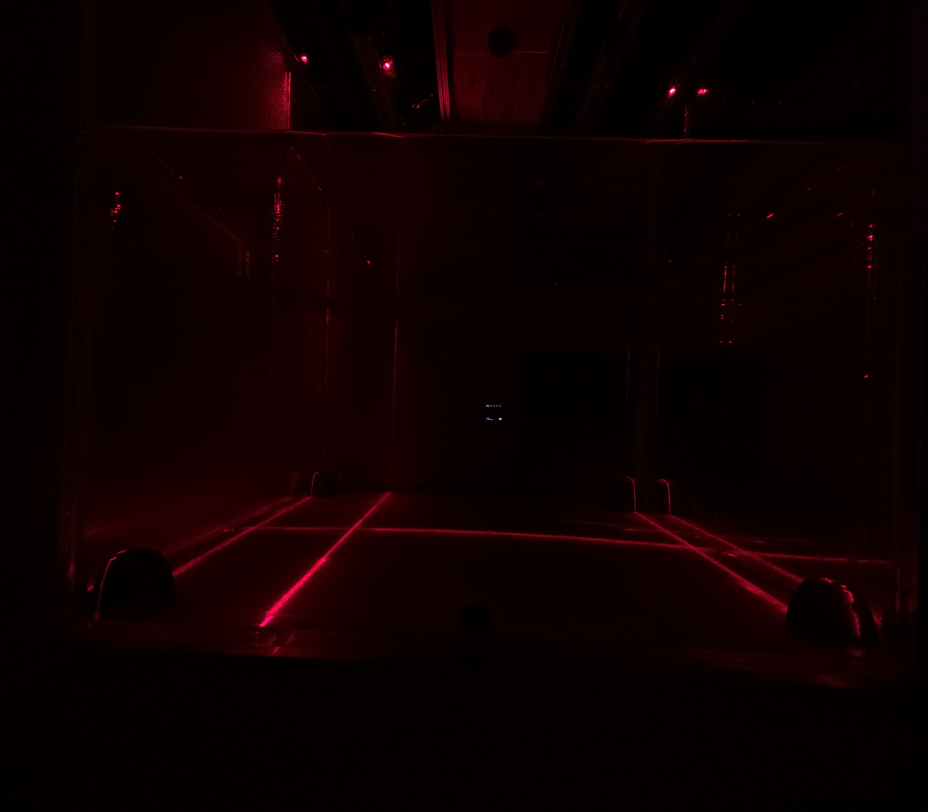
#> input picture GP011281.JPG, 5568 x 4872 px, found by its file name (shown at 1/6 size)
$ python Cam_calib.py
#> lines starting #> are read from the running program, lines starting #| are printed output that depends on the picture
"""
GoPro Hero 13 – Manuelle Entzerrung (Linear-Modus, 4K)
=======================================================
Öffnet ein Bild und zeigt Schieberegler, mit denen du die
Verzerrungskoeffizienten (k1, k2, k3, p1, p2) live anpassen kannst.
Wenn das Ergebnis passt: Taste 's' → speichert das entzerrte Bild.
Taste 'q' oder ESC → beendet das Programm.

Nutzung in PyCharm:
    1. Passe IMAGE_PATH unten an (Pfad zu deinem GoPro-Foto).
    2. Starte das Skript.
    3. Schieberegler bewegen, bis gerade Linien im Bild wirklich gerade sind.
    4. 's' drücken zum Speichern, 'p' zum Drucken der aktuellen Parameter.

Tipp: Nimm ein Foto auf, das gerade Linien enthält (Türrahmen, Fliesen,
      Lineal, Tischkante), damit du die Verzerrung gut beurteilen kannst.
"""

import cv2
import numpy as np
import sys
import os

# ============================================================
# KONFIGURATION – hier anpassen
# ============================================================
IMAGE_PATH = r"C:\Users\PCUser\PycharmProjects\Crater\GP011281.JPG"  # <-- Pfad zu deinem GoPro-Foto

# Bildauflösung (wird automatisch erkannt, aber hier als Fallback)
IMG_W = 3840
IMG_H = 2160

# Startwerte für die Verzerrungskoeffizienten
# (gute Ausgangswerte für GoPro Hero 13 im Linear-Modus bei 4K)
# k1: Hauptverzerrung (negativ = tonnenförmig, positiv = kissenförmig)
# k2: Feinkorrektur höherer Ordnung
# k3: noch feinere Korrektur
# p1, p2: tangentiale Verzerrung (meist nahe 0)
INITIAL_K1 = -0.12   # Typischer Startwert für Linear-Modus
INITIAL_K2 = 0.02
INITIAL_K3 = 0.0
INITIAL_P1 = 0.0
INITIAL_P2 = 0.0

# Skalierung der Vorschau (4K ist zu groß für die meisten Monitore)
PREVIEW_SCALE = 0.35  # 35% → ca. 1344x756

# ============================================================
# SCHIEBEREGLER-KONFIGURATION
# ============================================================
# Schieberegler gehen von 0–2000, Mitte (1000) = 0.0
# Bereich: k1 von -0.50 bis +0.50
#           k2 von -0.20 bis +0.20
#           k3 von -0.10 bis +0.10
#           p1, p2 von -0.01 bis +0.01

SLIDER_CENTER = 1000
SLIDER_MAX = 2000

K1_RANGE = 0.50   # ±0.50
K2_RANGE = 0.20   # ±0.20
K3_RANGE = 0.10   # ±0.10
P_RANGE = 0.01    # ±0.01


def slider_to_value(slider_val, value_range):
    """Wandelt Schieberegler-Position (0–2000) in Float-Wert um."""
    return (slider_val - SLIDER_CENTER) / SLIDER_CENTER * value_range


def value_to_slider(value, value_range):
    """Wandelt Float-Wert in Schieberegler-Position um."""
    return int(SLIDER_CENTER + (value / value_range) * SLIDER_CENTER)


def undistort_image(img, k1, k2, k3, p1, p2):
    """Entzerrt das Bild mit den gegebenen Koeffizienten."""
    h, w = img.shape[:2]

    # Kameramatrix: Brennweite geschätzt für 4K GoPro Linear-Modus
    # fx ≈ fy ≈ Bildbreite (typisch für ~80° FOV nach Linear-Korrektur)
    fx = w * 0.85
    fy = fx
    cx = w / 2.0
    cy = h / 2.0

    camera_matrix = np.array([
        [fx,  0, cx],
        [ 0, fy, cy],
        [ 0,  0,  1]
    ], dtype=np.float64)

    dist_coeffs = np.array([k1, k2, p1, p2, k3], dtype=np.float64)

    # Optimale neue Kameramatrix (alpha=1 behält alle Pixel)
    new_camera_matrix, roi = cv2.getOptimalNewCameraMatrix(
        camera_matrix, dist_coeffs, (w, h), alpha=0.5
    )

    # Entzerren
    undistorted = cv2.undistort(img, camera_matrix, dist_coeffs, None, new_camera_matrix)

    # Optional: Auf ROI zuschneiden (entfernt schwarze Ränder)
    # x, y, rw, rh = roi
    # if rw > 0 and rh > 0:
    #     undistorted = undistorted[y:y+rh, x:x+rw]

    return undistorted


def draw_grid_overlay(img, step=100, color=(0, 255, 0), alpha=0.3):
    """Zeichnet ein Hilfsraster über das Bild (zum Prüfen gerader Linien)."""
    overlay = img.copy()
    h, w = img.shape[:2]
    for x in range(0, w, step):
        cv2.line(overlay, (x, 0), (x, h), color, 1)
    for y in range(0, h, step):
        cv2.line(overlay, (0, y), (w, y), color, 1)
    return cv2.addWeighted(overlay, alpha, img, 1 - alpha, 0)


def nothing(x):
    """Dummy-Callback für Trackbars."""
    pass


def main():
    # Bild laden
    if len(sys.argv) > 1:
        image_path = sys.argv[1]
    else:
        image_path = IMAGE_PATH

    if not os.path.exists(image_path):
        print(f"FEHLER: Bild nicht gefunden: {image_path}")
        print(f"Bitte passe IMAGE_PATH im Skript an oder übergib den Pfad als Argument:")
        print(f"  python gopro_undistort.py pfad/zum/bild.jpg")
        sys.exit(1)

    print(f"Lade Bild: {image_path}")
    img = cv2.imread(image_path)
#> img is the input picture: shape (4872, 5568, 3); mean B, G, R 0.9, 0.4, 13.3
    if img is None:
        print("FEHLER: Bild konnte nicht geladen werden.")
        sys.exit(1)

    h, w = img.shape[:2]
#> h = 4872; w = 5568
    print(f"Bildgröße: {w}x{h}")
#| Bildgröße: 5568x4872

    # Fenster erstellen
    window_name = "GoPro Entzerrung (s=Speichern, g=Gitter, p=Parameter, q=Beenden)"
    cv2.namedWindow(window_name, cv2.WINDOW_NORMAL)

    preview_w = int(w * PREVIEW_SCALE)
#> preview_w = 1948
    preview_h = int(h * PREVIEW_SCALE)
#> preview_h = 1705
    cv2.resizeWindow(window_name, preview_w, preview_h + 200)

    # Schieberegler erstellen
    cv2.createTrackbar("k1", window_name, value_to_slider(INITIAL_K1, K1_RANGE), SLIDER_MAX, nothing)
    cv2.createTrackbar("k2", window_name, value_to_slider(INITIAL_K2, K2_RANGE), SLIDER_MAX, nothing)
    cv2.createTrackbar("k3", window_name, value_to_slider(INITIAL_K3, K3_RANGE), SLIDER_MAX, nothing)
    cv2.createTrackbar("p1", window_name, value_to_slider(INITIAL_P1, P_RANGE), SLIDER_MAX, nothing)
    cv2.createTrackbar("p2", window_name, value_to_slider(INITIAL_P2, P_RANGE), SLIDER_MAX, nothing)

    show_grid = False

    print("\n=== STEUERUNG ===")
    print("  Schieberegler: Verzerrungsparameter anpassen")
    print("  g: Hilfsraster ein/aus")
    print("  s: Entzerrtes Bild speichern (volle Auflösung)")
    print("  p: Aktuelle Parameter in Konsole drucken")
    print("  r: Auf Startwerte zurücksetzen")
    print("  q/ESC: Beenden\n")

    while True:
        # Parameter von Schiebereglern lesen
        k1 = slider_to_value(cv2.getTrackbarPos("k1", window_name), K1_RANGE)
        k2 = slider_to_value(cv2.getTrackbarPos("k2", window_name), K2_RANGE)
        k3 = slider_to_value(cv2.getTrackbarPos("k3", window_name), K3_RANGE)
        p1 = slider_to_value(cv2.getTrackbarPos("p1", window_name), P_RANGE)
        p2 = slider_to_value(cv2.getTrackbarPos("p2", window_name), P_RANGE)

        # Entzerren
        result = undistort_image(img, k1, k2, k3, p1, p2)
#> in undistort_image, `undistorted = cv2.undistort(img, camera_matrix, dist_coeffs, None, new..`:
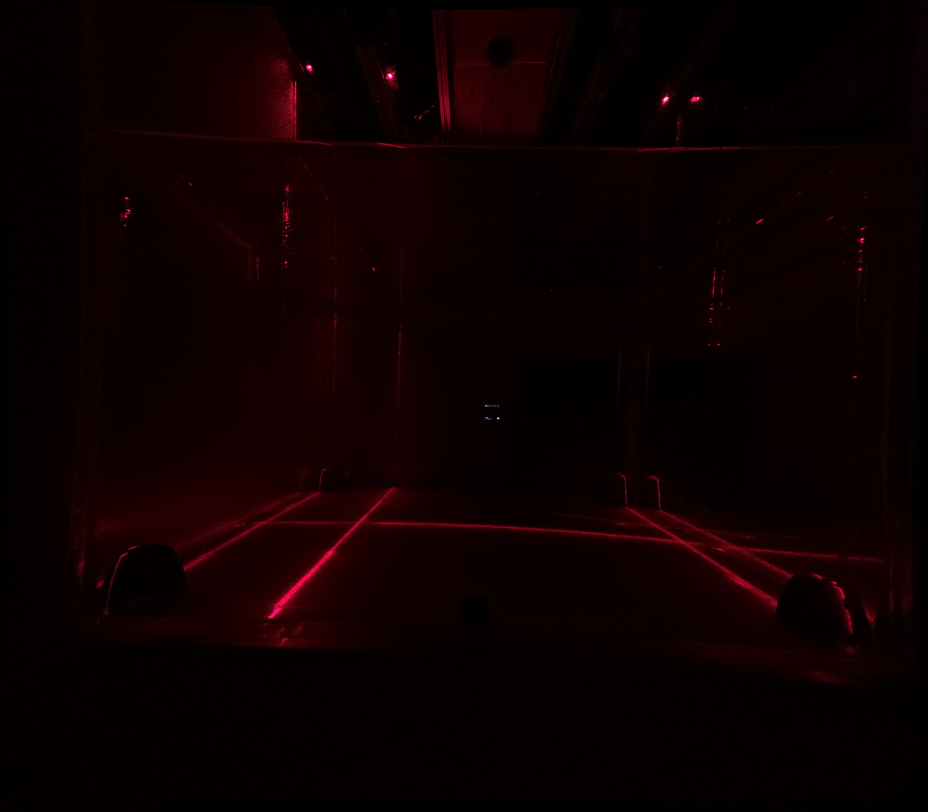
#> undistorted: shape (4872, 5568, 3) (shown at 1/6 size); mean B, G, R 0.9, 0.4, 12.8

        # Vorschau skalieren
        preview = cv2.resize(result, (preview_w, preview_h))

        # Gitter anzeigen
        if show_grid:
            grid_step = int(80 * PREVIEW_SCALE)
            preview = draw_grid_overlay(preview, step=max(grid_step, 30))

        # Parameterwerte als Text einblenden
        info = f"k1={k1:.4f}  k2={k2:.4f}  k3={k3:.4f}  p1={p1:.5f}  p2={p2:.5f}"
        cv2.putText(preview, info, (10, 25), cv2.FONT_HERSHEY_SIMPLEX, 0.5, (0, 255, 0), 1)
#> preview: shape (1705, 1948, 3); mean B, G, R 0.8, 0.5, 12.8

        cv2.imshow(window_name, preview)

        key = cv2.waitKey(30) & 0xFF
#> (key q is pressed here)

        if key == ord('q') or key == 27:  # q oder ESC
            break

        elif key == ord('s'):
            # In voller Auflösung speichern
            full_result = undistort_image(img, k1, k2, k3, p1, p2)
            base, ext = os.path.splitext(image_path)
            out_path = f"{base}_entzerrt{ext}"
            cv2.imwrite(out_path, full_result)
            print(f"\n>>> Gespeichert: {out_path}")
            print(f"    Parameter: k1={k1:.6f}, k2={k2:.6f}, k3={k3:.6f}, p1={p1:.6f}, p2={p2:.6f}")

        elif key == ord('g'):
            show_grid = not show_grid
            print(f"Gitter: {'AN' if show_grid else 'AUS'}")

        elif key == ord('p'):
            print(f"\n--- Aktuelle Parameter ---")
            print(f"k1 = {k1:.6f}")
            print(f"k2 = {k2:.6f}")
            print(f"k3 = {k3:.6f}")
            print(f"p1 = {p1:.6f}")
            print(f"p2 = {p2:.6f}")
            print(f"--------------------------")
            print(f"\nZum Kopieren:")
            print(f"dist_coeffs = np.array([{k1:.6f}, {k2:.6f}, {p1:.6f}, {p2:.6f}, {k3:.6f}])")

        elif key == ord('r'):
            # Auf Startwerte zurücksetzen
            cv2.setTrackbarPos("k1", window_name, value_to_slider(INITIAL_K1, K1_RANGE))
            cv2.setTrackbarPos("k2", window_name, value_to_slider(INITIAL_K2, K2_RANGE))
            cv2.setTrackbarPos("k3", window_name, value_to_slider(INITIAL_K3, K3_RANGE))
            cv2.setTrackbarPos("p1", window_name, value_to_slider(INITIAL_P1, P_RANGE))
            cv2.setTrackbarPos("p2", window_name, value_to_slider(INITIAL_P2, P_RANGE))
            print("Zurückgesetzt auf Startwerte.")

    cv2.destroyAllWindows()
    print("Fertig.")


if __name__ == "__main__":
    main()

$ run again, with GP011194.JPG copied over GP011281.JPG
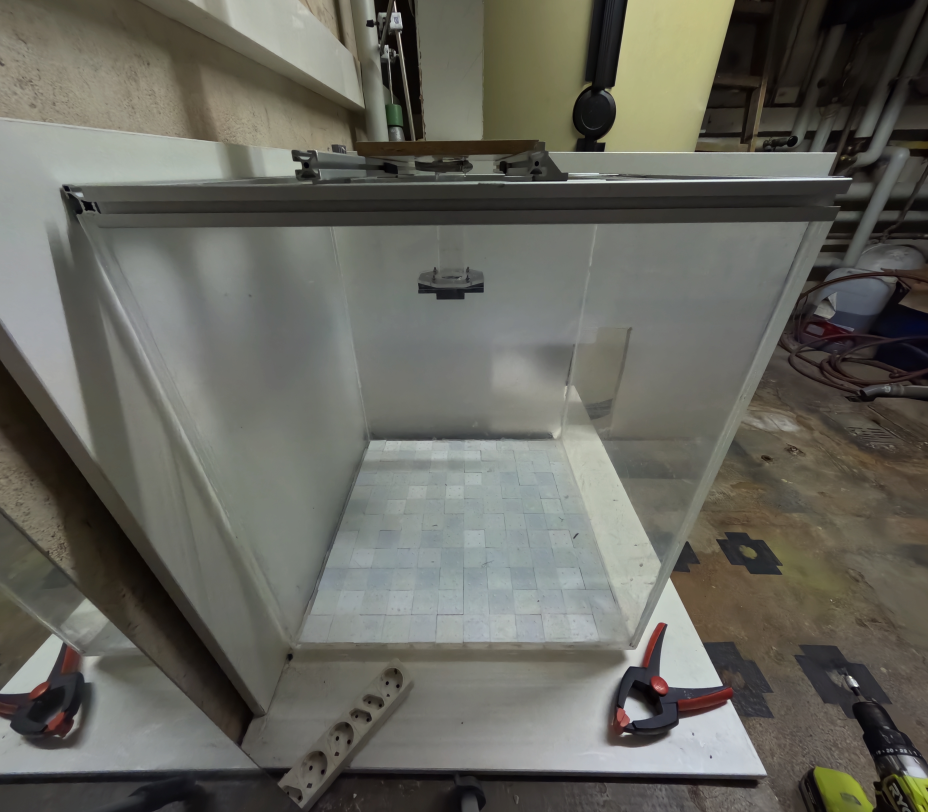
#> input picture GP011194.JPG, 5568 x 4872 px, found by its file name (shown at 1/6 size)
#> in main, img is the input picture: shape (4872, 5568, 3); mean B, G, R 94.1, 102.1, 102.5
#| Bildgröße: 5568x4872
#> in undistort_image, `undistorted = cv2.undistort(img, camera_matrix, dist_coeffs, None, new..`:
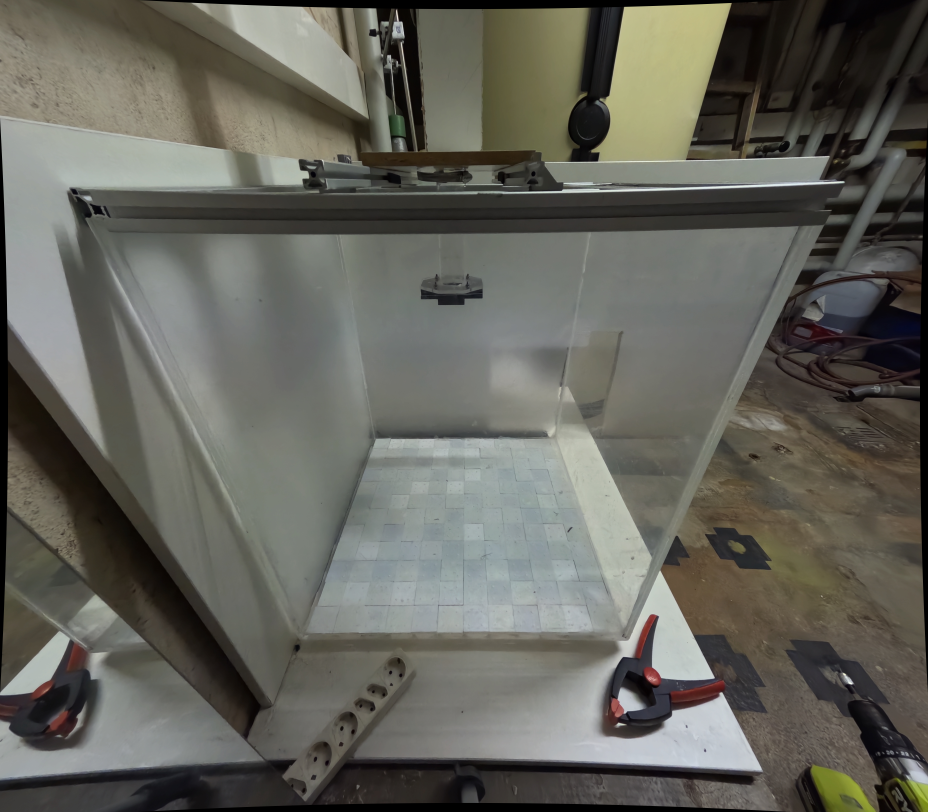
#> undistorted: shape (4872, 5568, 3) (shown at 1/6 size); mean B, G, R 91.6, 99.4, 100

$ run again, with GP011245.JPG copied over GP011281.JPG
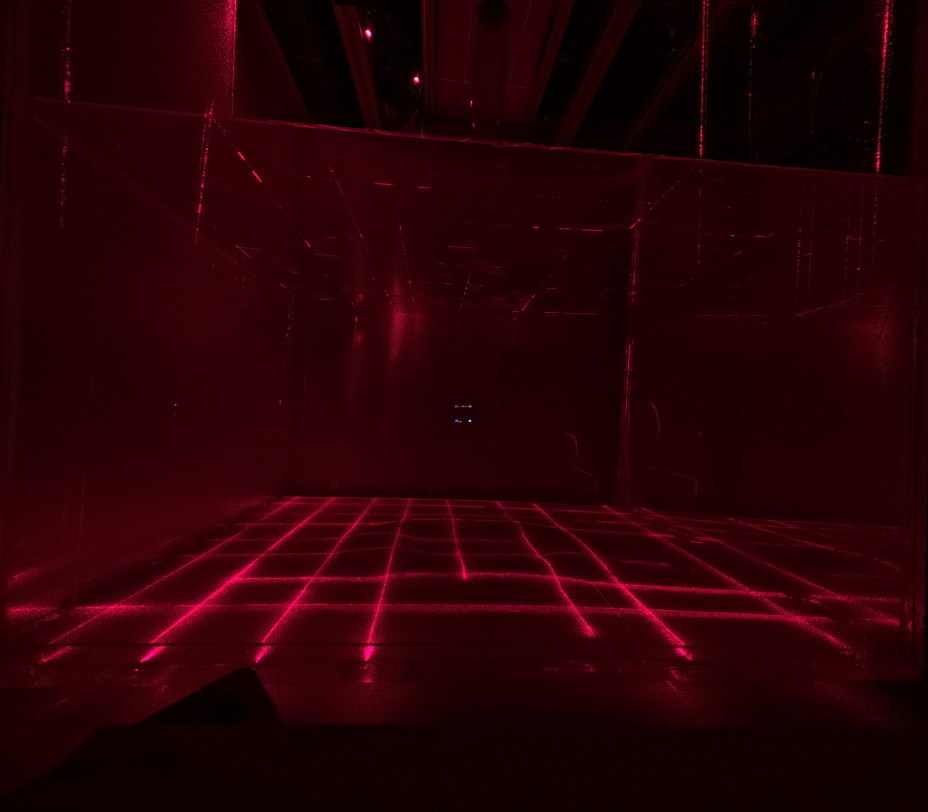
#> input picture GP011245.JPG, 5568 x 4872 px, found by its file name (shown at 1/6 size)
#> in main, img is the input picture: shape (4872, 5568, 3); mean B, G, R 4.9, 0.9, 39.7
#| Bildgröße: 5568x4872
#> in undistort_image, `undistorted = cv2.undistort(img, camera_matrix, dist_coeffs, None, new..`:
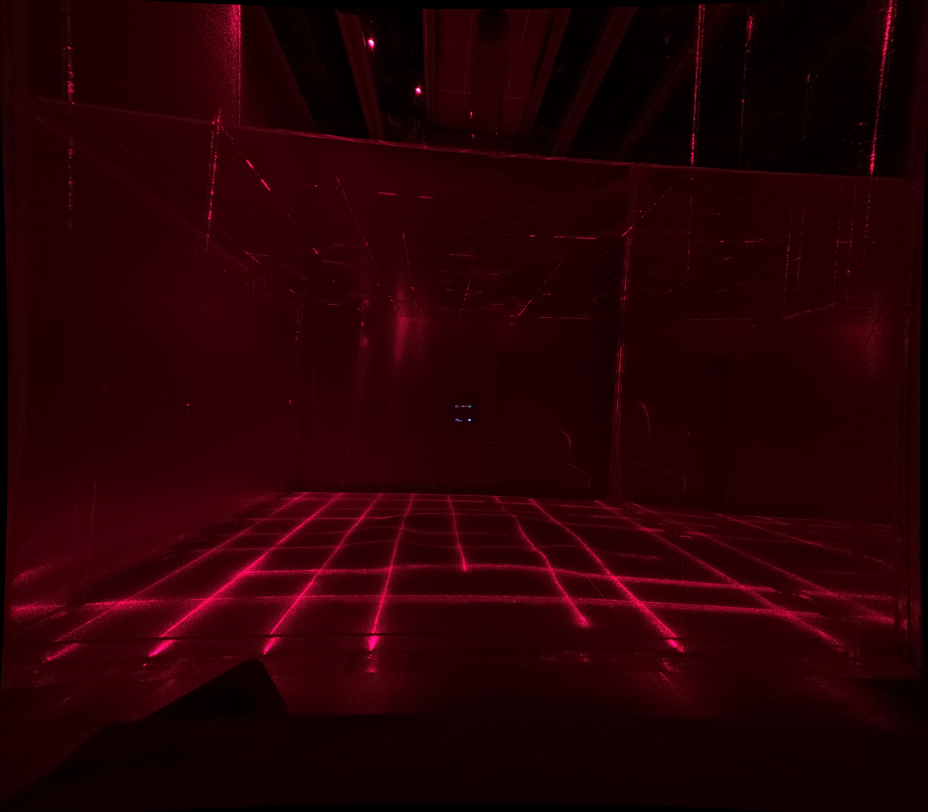
#> undistorted: shape (4872, 5568, 3) (shown at 1/6 size); mean B, G, R 4.7, 0.9, 38.7

$ run again, with GP011247.JPG copied over GP011281.JPG
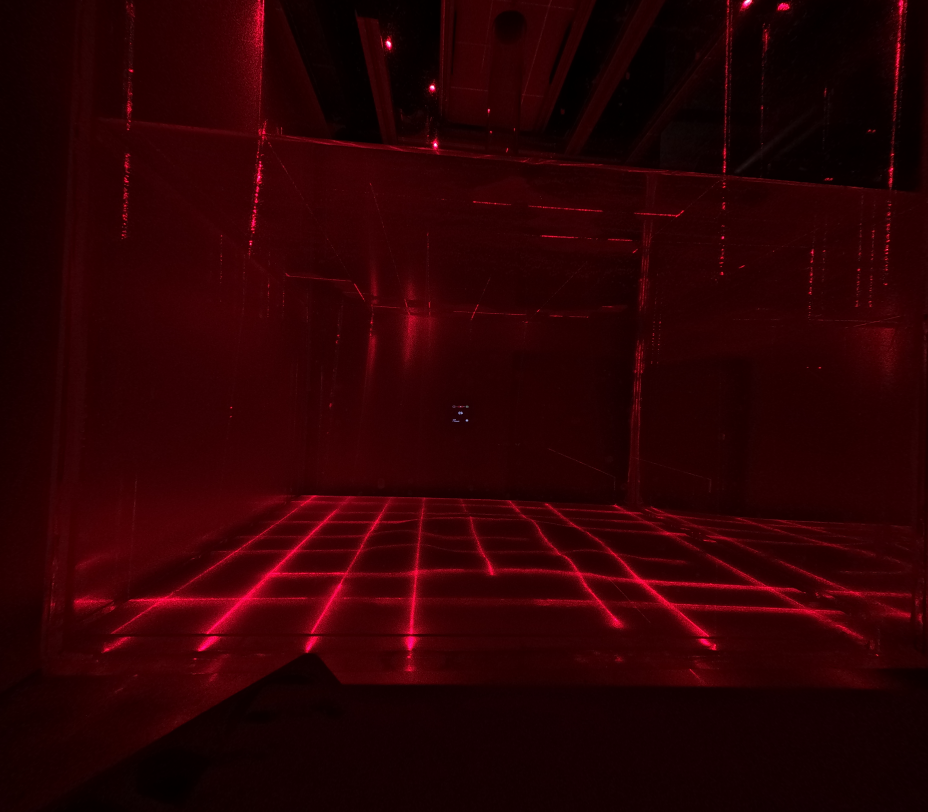
#> input picture GP011247.JPG, 5568 x 4872 px, found by its file name (shown at 1/6 size)
#> in main, img is the input picture: shape (4872, 5568, 3); mean B, G, R 3, 1, 43.8
#| Bildgröße: 5568x4872
#> in undistort_image, `undistorted = cv2.undistort(img, camera_matrix, dist_coeffs, None, new..`:
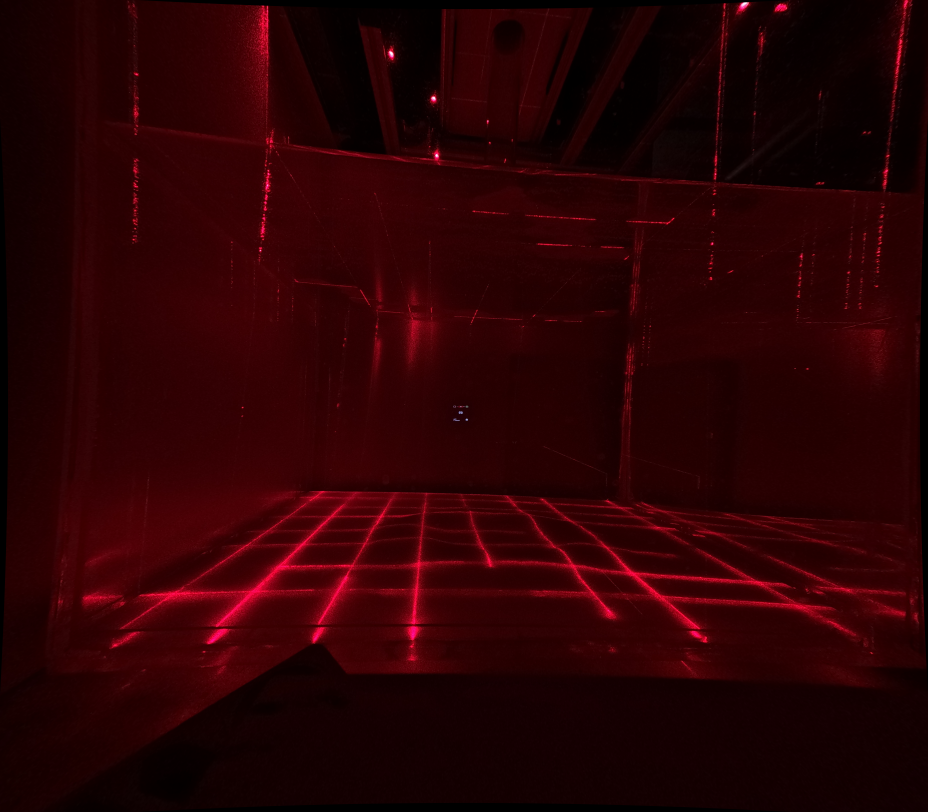
#> undistorted: shape (4872, 5568, 3) (shown at 1/6 size); mean B, G, R 2.9, 0.9, 42.5
